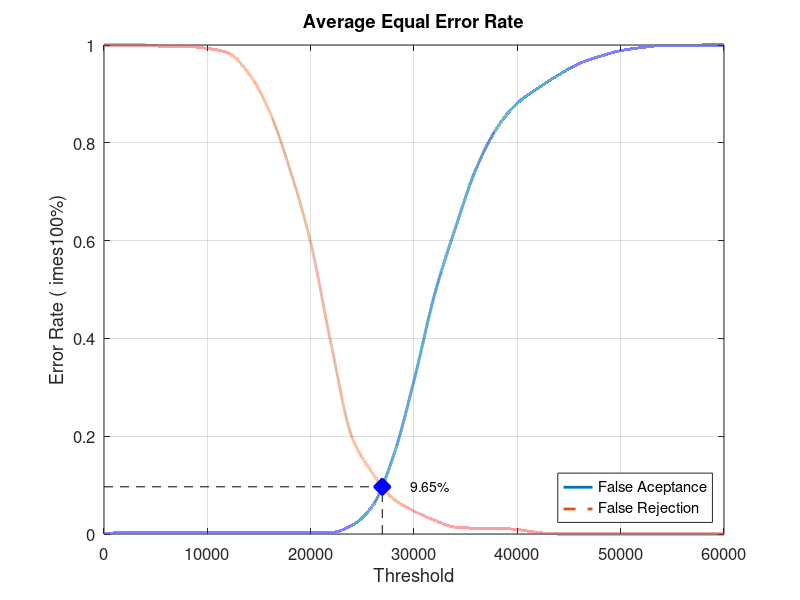
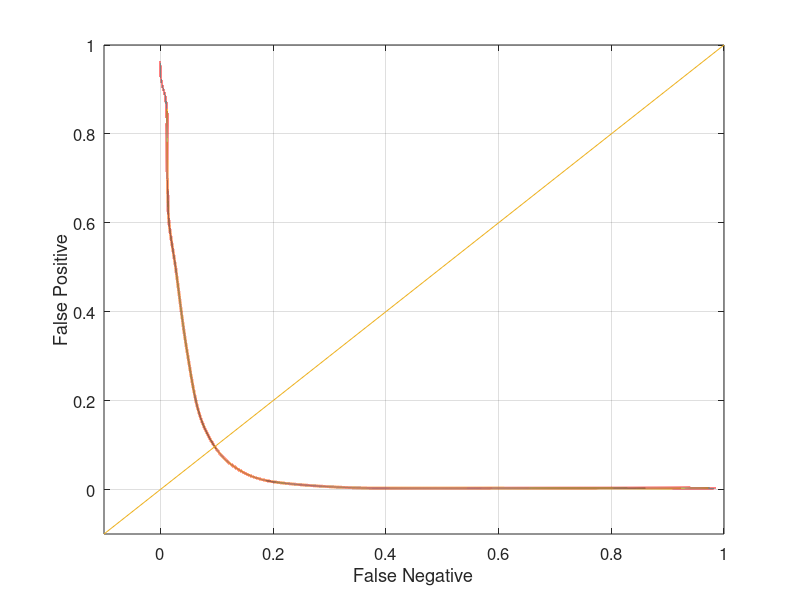

These figures' MATLAB source, in order:
close all;
clear;
clc;
x = 0:2000:60000;
xq = 0:0.5:60000;

y0 = [0 0.0031579 0.0031579 0.0031579 0.0031579 0.0031579 0.0031579 0.0031579 0.0031579 0.0031579 0.0031579 0.0031579 0.0178947 0.0578947 0.158947 0.313684 0.490526 0.625263 0.746316 0.829474 0.881053 0.911579 0.938947 0.962105 0.976842 0.988421 0.994737 0.998947 0.998947 1 1]
yy0 = interp1(x, y0, xq, 'pchip');
y1 = [1 1 1 0.997 0.997 0.993 0.984 0.942 0.865 0.745 0.596 0.386 0.198 0.124 0.072 0.047 0.028 0.014 0.012 0.012 0.009 0.003 0 0 0 0 0 0 0 0 0]
yy1 = interp1(x, y1, xq, 'pchip');

% Calculating EER: 
y2 = abs(y0 - y1);
find(y2 == min(y2))
yy2 = abs(yy0 - yy1);
xEER = find(yy2 == min(yy2));
xEERIndex = xq(xEER) % X-axis EER
yEER = yy0(xEER) % Y-axis EER

main = figure
plot(xq, yy0,'-','LineWidth', 2);	hold on
plot(xq, yy1,'--','LineWidth', 2);	hold on
plot([xEERIndex xEERIndex], [0 yEER], 'k--');	hold on
plot([0 xEERIndex], [yEER yEER], 'k--');	hold on
plot(xEERIndex, yEER, 'bx', 'LineWidth', 10);	hold on
text(xEERIndex + 10 * xEERIndex / 100, yEER, [num2str(round((10000 * yEER)) / 100) '%'])
legend('False Aceptance', 'False Rejection', 'Location', 'SouthEast')
xlabel('Threshold')
ylabel('Error Rate (	imes100%)')
title('Average Equal Error Rate')
set(gca, 'FontSize', 12)
axis([0 60000 0 1])
grid on

print(main, 'Database1AverageMain', '-dpng');
FNRxFPR = figure('Color', [1 1 1]);
plot(yy1, yy0, '-', yy1, yy0, 'LineWidth', 2);
hold on
y = -0.1:0.1:1
plot(y, y); 
set(gca, 'FontSize', 12)
xlabel('False Negative')
ylabel('False Positive')
axis([-0.1 1 -0.1 1])
set(gca, 'FontSize', 12)
grid on

print(FNRxFPR, 'Database1AverageFNRxFPR','-dpng');
